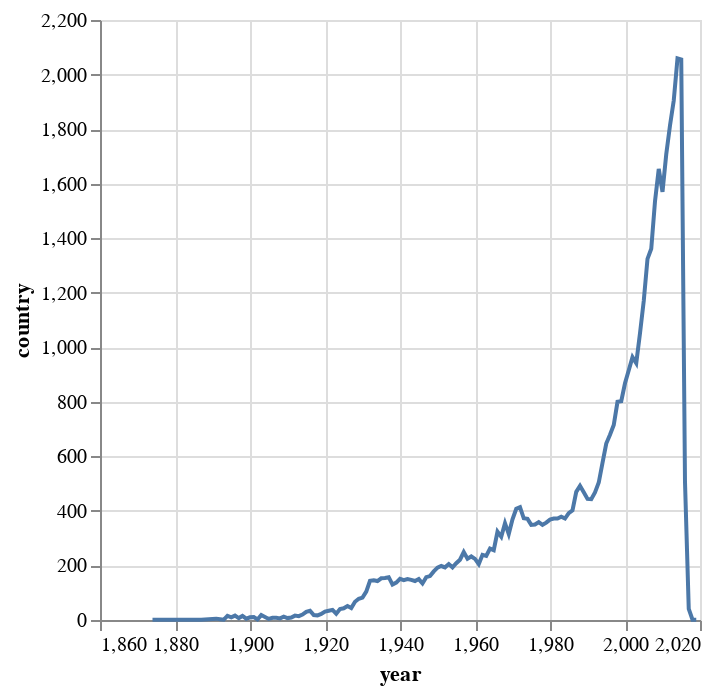

Source (notebook cell):
### Code cell
alt.Chart(films_per_year).mark_line().encode(
    x = 'year',
    y = 'country',
    tooltip = ['year', 'country']
)

### Figure 1 — Vega-Lite specification as saved in the notebook (floating-point values rounded to 4 significant figures; data arrays with more than 128 entries replaced by an {"elided": "..."} marker saying what was removed)
{"config": {"view": {"continuousWidth": 300, "continuousHeight": 300}}, "data": {"name": "data-1d981318e2c9dad2b0c6672926251a6e"}, "mark": {"type": "line"}, "encoding": {"tooltip": [{"field": "year", "type": "quantitative"}, {"field": "country", "type": "quantitative"}], "x": {"field": "year", "type": "quantitative"}, "y": {"field": "country", "type": "quantitative"}}, "$schema": "https://vega.github.io/schema/vega-lite/v5.20.1.json", "datasets": {"data-1d981318e2c9dad2b0c6672926251a6e": {"elided": "134 records"}}}
